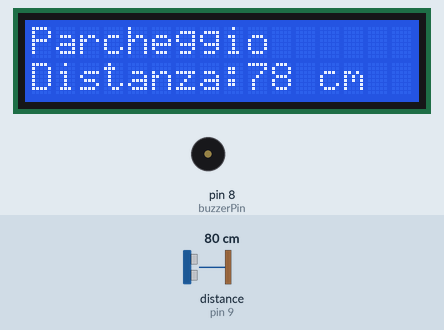
The sketch below on a simulated Arduino Uno, built with avr-gcc and run on an emulated ATmega328P. On the bench: 16×2 character LCD, buzzer (waves = sounding). Wiring (inferred from the names in the program): ultrasonic range finder: trigger pin 10; echo pin 9. Inputs (shaded band) come from the test bench; at power-on: distance to the obstacle (sensor on pin 9) 80 cm. The echo pulse lasts 58.3 µs per cm; what the sketch prints to the serial monitor is not drawn.

Above: at 1.2 s.
1.3 s: distance to the obstacle (sensor on pin 9) set to 57 cm
At 2.2 s:
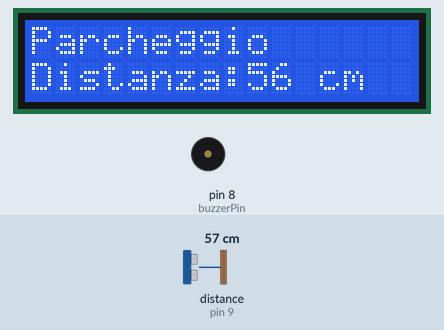
3.1 s: distance to the obstacle (sensor on pin 9) set to 49 cm
At 3.25 s:
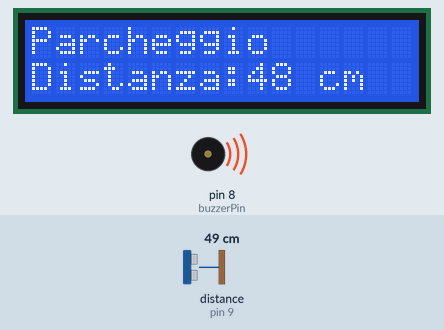
6.2 s: distance to the obstacle (sensor on pin 9) set to 13 cm
At 6.7 s:
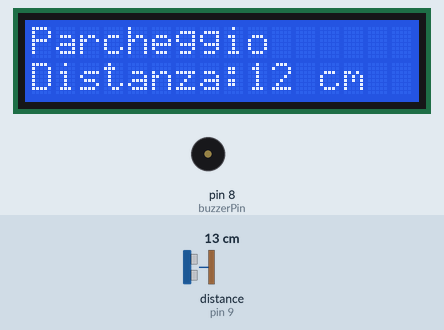
7.7 s: distance to the obstacle (sensor on pin 9) set to 10 cm
At 8.5 s:
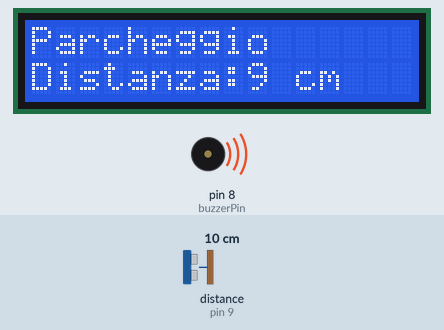
Timing chart, 0 to 10.4 s (numbered marks = the images above; inputs shaded):
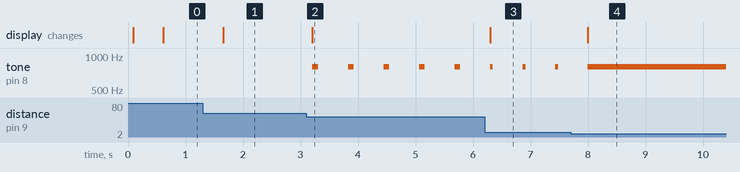

The sketch:

parking-sensor.ino
```cpp
#include <LiquidCrystal_I2C.h>

int trigPin = 10;
int echoPin = 9;
int buzzerPin = 8;
int thresholdDistance1 = 20;
int thresholdDistance2 = 10;

LiquidCrystal_I2C lcd(0x27, 16, 2);

void setup() {
  pinMode(trigPin, OUTPUT);
  pinMode(echoPin, INPUT);
  pinMode(buzzerPin, OUTPUT);

  Serial.begin(9600);
  lcd.init();
  lcd.backlight();
  lcd.setCursor(0,0);
  lcd.print("Parcheggio");
}

void loop() {
  long duration, distance;

  digitalWrite(trigPin, LOW);
  delayMicroseconds(2);
  digitalWrite(trigPin, HIGH);
  delayMicroseconds(10);
  digitalWrite(trigPin, LOW);

  duration = pulseIn(echoPin, HIGH);

  distance = duration * 0.034 / 2;

  lcd.setCursor(0, 1);
  lcd.print("Distanza:");
  lcd.print(distance);
  lcd.print(" cm ");
  Serial.println(distance);


  if (distance <= 50 && distance > thresholdDistance1) {
    tone(buzzerPin, 800);
    delay(100);
    noTone(buzzerPin);
  } else if (distance <= 20 && distance > thresholdDistance2) {
    tone(buzzerPin, 800);
    delay(50);
    noTone(buzzerPin);
  } else if (distance <= thresholdDistance2) {
    tone(buzzerPin, 800);
  } else {
    noTone(buzzerPin);
  }

  delay(500);
}
```

Measured:
- the behaviour switches between 52 and 51 cm on distance to the obstacle (sensor on pin 9) (found by bisection; images 1 and 2)
- the behaviour switches between 12 and 11 cm on distance to the obstacle (sensor on pin 9) (found by bisection; images 3 and 4)
- after the input at 1.3 s, the display: changes after 0.35 s (image 1)
- after the input at 3.1 s, tone on pin 8 (buzzerPin): alternates 800 Hz for 0.10 s and silent for 0.52 s, starting after 0.11 s; the display: changes after 0.11 s (image 2)
- after the input at 6.2 s, the display: changes after 0.10 s (image 3)
- after the input at 7.7 s, tone on pin 8 (buzzerPin): goes on until 8.0 s, then stays 800 Hz; the display: changes after 0.29 s (image 4)
